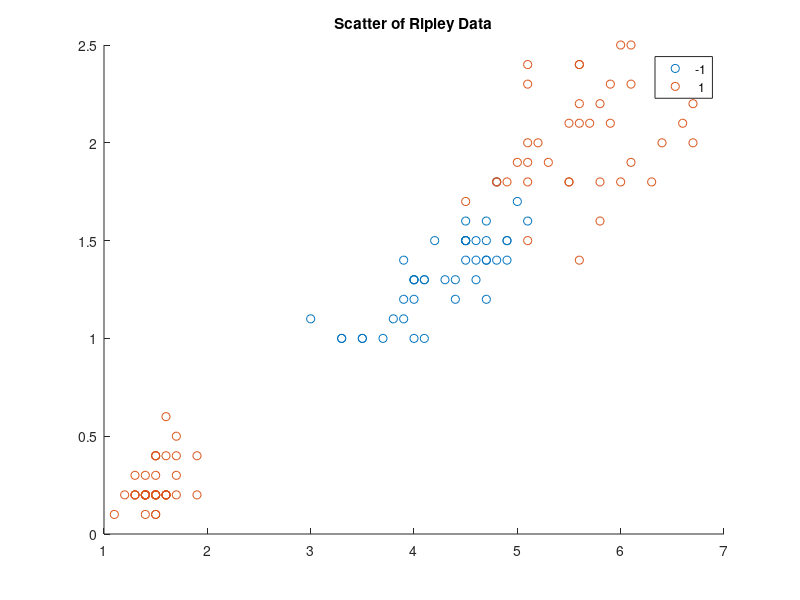

The MATLAB source for this figure: (Note: this script raises an error after producing the figure.)
load iris;
%数据可视化
figure;
gscatter(Xtrain(:,1),Xtrain(:,2),Ytrain);
gscatter(Xtest(:,1),Xtest(:,2),Ytest);
title('Scatter of Ripley Data');
type='classification';
L_fold = 10; % L-fold crossvalidation

%RBF Kernel
[gam,sig2,cost] = tunelssvm({Xtrain,Ytrain,type,[],[],'RBF_kernel'},'simplex','crossvalidatelssvm',{L_fold,'misclass'});
[alpha,b] = trainlssvm({Xtrain,Ytrain,type,gam,sig2,'RBF_kernel'});
plotlssvm({Xtrain,Ytrain,type,gam,sig2,'RBF_kernel'},{alpha,b});
[Yest,Y_latent] = simlssvm({Xtrain,Ytrain,type,gam,sig2,'RBF_kernel'},{alpha,b},Xtest);
roc(Y_latent,Ytest);
Y_latent = latentlssvm({Xtrain,Ytrain,type,gam,sig2,'RBF_kernel'},{alpha,b},Xtest);
roc(Y_latent,Ytest);